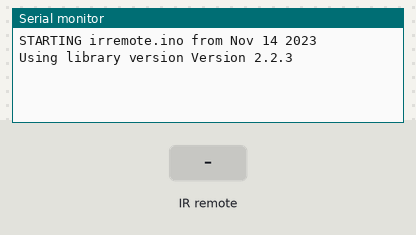
This sketch was run on a simulated Arduino Uno, built with avr-gcc and run on an emulated ATmega328P. Parts: the last lines printed to the serial monitor. The test bench sets the inputs (shaded band).

Above: at 1.2 s.
1.3 s: infrared code 0x6182021B received
At 2.0 s:
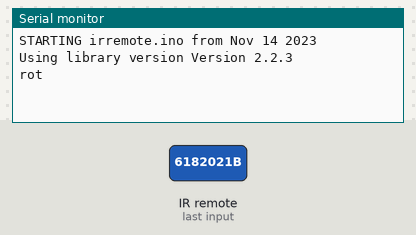
2.8 s: infrared code 0x3D9AE3F7 received
At 4.0 s:
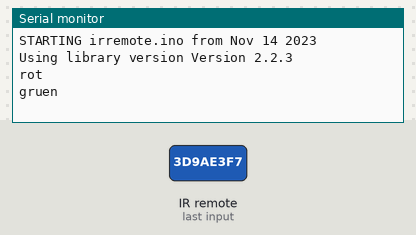
4.3 s: infrared code 0x9716BE3F received
At 5.4 s:
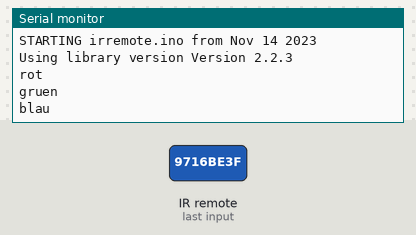
5.8 s: infrared code 0x8C22657B received
At 6.6 s:
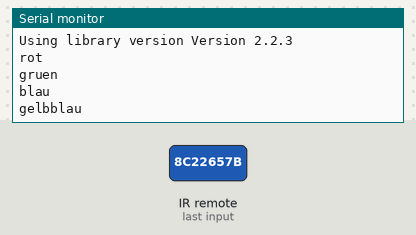
7.3 s: infrared code 0x488F3CBB received
At 7.7 s:
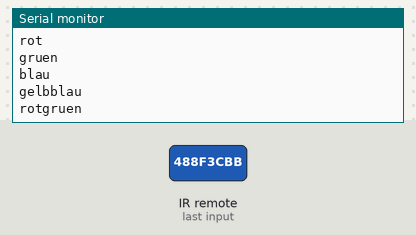
8.8 s: infrared code 0x449E79F received
At 10.1 s:
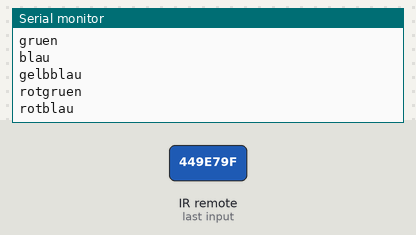

Measured:
- after the input at 1.3 s, the serial monitor: prints a new line at once (image 1)
- after the input at 2.8 s, the serial monitor: prints a new line at once (image 2)
- after the input at 4.3 s, the serial monitor: prints a new line at once (image 3)
- after the input at 5.8 s, the serial monitor: prints a new line at once (image 4)
- after the input at 7.3 s, the serial monitor: prints a new line at once (image 5)
- after the input at 8.8 s, the serial monitor: prints a new line at once (image 6)

The sketch:

irremote.ino
```cpp
#include <IRremote.h>

int RECV_PIN = 5;

IRrecv irrecv(RECV_PIN);

decode_results results;

void setup()

{
    // https://funduino.de/nr-11-fernbedienung

    Serial.begin(9600);

    Serial.println(F("STARTING " __FILE__ " from " __DATE__ "\r\nUsing library version Version 2.2.3 " ));


    // pinMode (13, OUTPUT);   //An Pin 13 wird eine LED angeschlossen.
    // digitalWrite(13, LOW);    //Diese soll zunächst aus sein

    irrecv.enableIRIn();

}

void loop() {

  if (irrecv.decode(&results)) {
    if (results.value == 0x6182021B)  {
      // digitalWrite (13, HIGH);
          Serial.println("rot");
    } else if (results.value == 0x3D9AE3F7){
      Serial.println("gruen");
      //digitalWrite (13, LOW);
      //soll die LED aus gehen.
    } else if (results.value == 0x3D9AE3F7){
      Serial.println("gruen");

    } else if (results.value == 0x9716BE3F){
      Serial.println("blau");
    } else if (results.value == 0x8C22657B){
      Serial.println("gelbblau");
    } else if (results.value == 0x488F3CBB){
      Serial.println("rotgruen");
    } else if (results.value == 0x449E79F){
      Serial.println("rotblau");
    }

    else{
       Serial.println(results.value, HEX);
    }
  irrecv.resume();
  }
}
```
